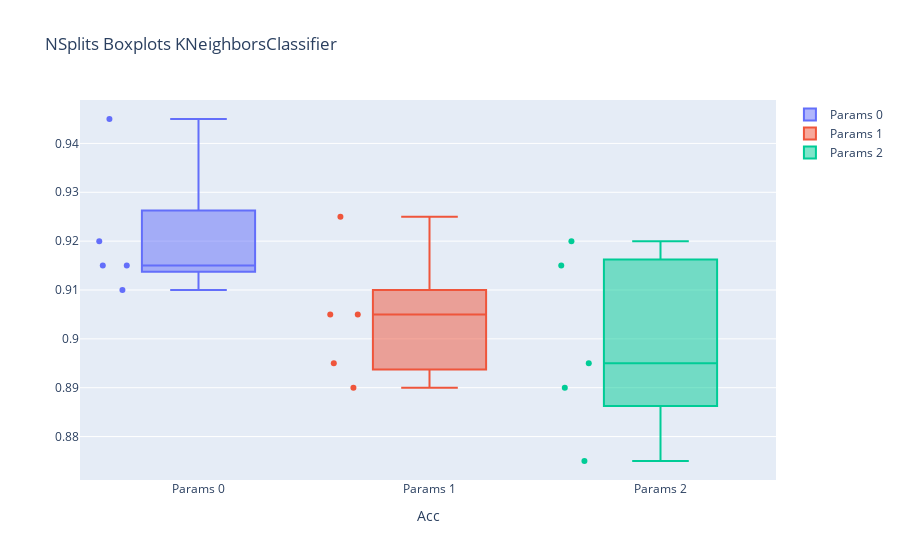

This figure's notebook cell:
### Code cell
boxplots(knn_c, 10)

### Figure 1 — Plotly figure (JSON) as saved in the notebook; plotly's stock layout.template omitted (floating-point values rounded to 4 significant figures)
{"data": [{"boxpoints": "all", "name": "Params 0", "type": "box", "y": [0.915, 0.92, 0.945, 0.915, 0.91]}, {"boxpoints": "all", "name": "Params 1", "type": "box", "y": [0.895, 0.905, 0.925, 0.905, 0.89]}, {"boxpoints": "all", "name": "Params 2", "type": "box", "y": [0.875, 0.915, 0.92, 0.89, 0.895]}], "layout": {"title": {"text": "NSplits Boxplots KNeighborsClassifier"}, "xaxis": {"title": {"text": "Acc"}}}}
